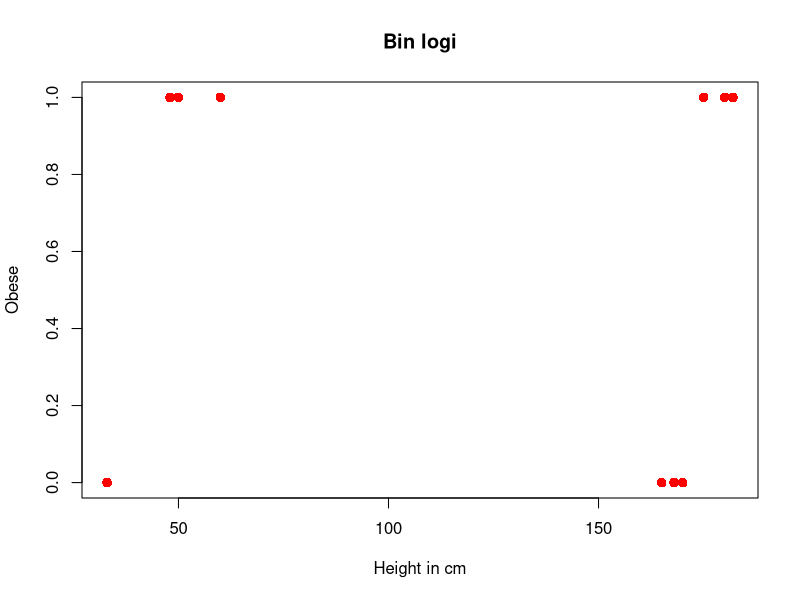

Source code (R):
library(ggplot2)

data<-read.csv("binomial_logi.csv")
data

model<-glm(Obese~Height+Age,data=data,family=binomial)

model

summary(model)

ah<-as.integer(readline(prompt = "Enter Height : "))
aa<-as.integer(readline(prompt = "Enter Age : "))

a<-data.frame(Height=ah,Age=aa)

prob<-predict(model,a,type="response")
prob
prediction<-ifelse(prob>0.5,1,0)

prediction

plot(data$Height,data$Obese,col="red",main="Bin logi",cex=1.3,pch=16,xlab="Height in cm",ylab="Obese")
